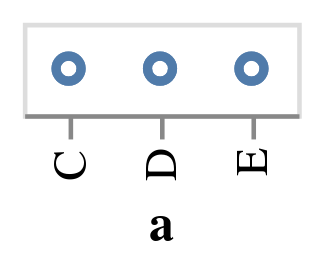

Source (notebook cell):
### Markdown cell above
## Make a basic mark with encodings

### Code cell
chart.mark_point().encode(x='a')

### Figure 1 — Vega-Lite specification as saved in the notebook (floating-point values rounded to 4 significant figures)
{"config": {"view": {"continuousWidth": 400, "continuousHeight": 300}}, "data": {"name": "data-347f1284ea3247c0f55cb966abbdd2d8"}, "mark": "point", "encoding": {"x": {"type": "nominal", "field": "a"}}, "$schema": "https://vega.github.io/schema/vega-lite/v4.8.1.json", "datasets": {"data-347f1284ea3247c0f55cb966abbdd2d8": [{"a": "C", "b": 2}, {"a": "C", "b": 7}, {"a": "C", "b": 4}, {"a": "D", "b": 1}, {"a": "D", "b": 2}, {"a": "D", "b": 6}, {"a": "E", "b": 8}, {"a": "E", "b": 4}, {"a": "E", "b": 7}]}}
